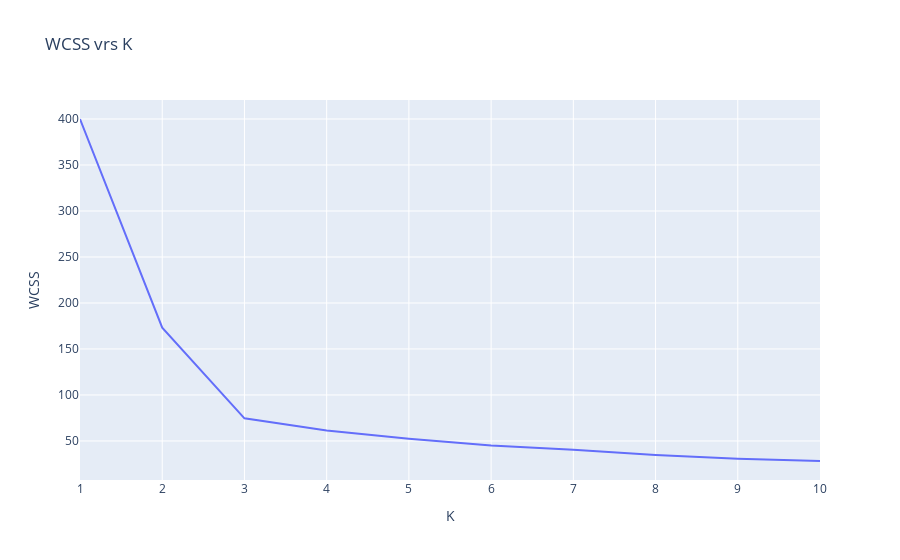

Notebook source saved alongside this figure:
### Code cell
fig = px.line(datos_WCSS, x = "K" , y = "WCSS", title='WCSS vrs K')
fig.show()

### Figure 1 — Plotly figure (JSON) as saved in the notebook; plotly's stock layout.template omitted (floating-point values rounded to 4 significant figures)
{"data": [{"hovertemplate": "K=%{x}<br>WCSS=%{y}<extra></extra>", "legendgroup": "", "line": {"color": "#636efa", "dash": "solid"}, "marker": {"symbol": "circle"}, "mode": "lines", "name": "", "orientation": "v", "showlegend": false, "type": "scatter", "x": [1, 2, 3, 4, 5, 6, 7, 8, 9, 10], "xaxis": "x", "y": [400.0, 173.2, 74.58, 61.37, 52.28, 45.18, 40.47, 34.79, 30.74, 28.2], "yaxis": "y"}], "layout": {"legend": {"tracegroupgap": 0}, "title": {"text": "WCSS vrs K"}, "xaxis": {"anchor": "y", "domain": [0, 1], "title": {"text": "K"}}, "yaxis": {"anchor": "x", "domain": [0, 1], "title": {"text": "WCSS"}}}}
